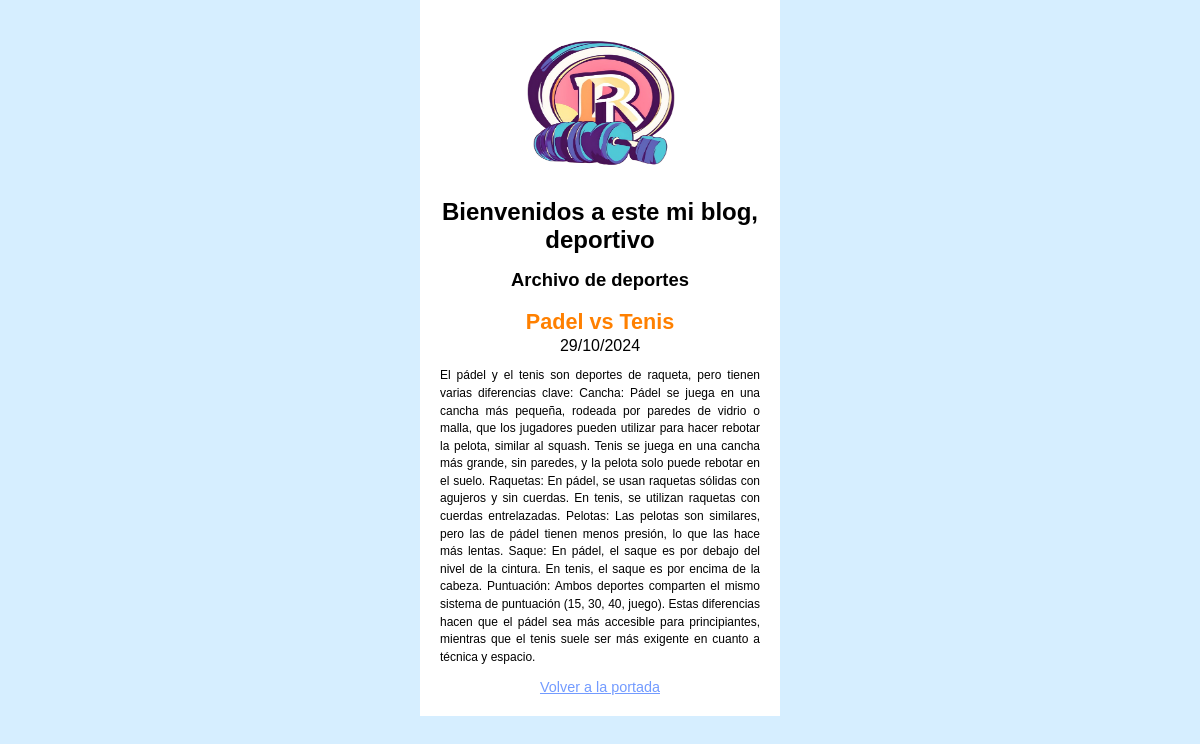
The page /deporte/3 on the database its author committed.
### blog/models.py (models this page shows, shortened)
class Post(models.Model):
    title = models.CharField(max_length=200, verbose_name="Titulo")
    content = models.TextField(verbose_name="Contenido")
    created = models.DateTimeField(auto_now_add=True,verbose_name="Creado")
    modified = models.DateTimeField(auto_now=True, verbose_name="Modificado")
    class Meta:
        verbose_name="Entrada"
        verbose_name_plural="Entradas"

### blog/views.py (the view)
# urls.py: path('deporte/<id>', post, name="post"),
def post(request, id):
    post = Post.objects.get(id=id)
    return render(request, "blog/post.html", {"post": post})

### blog/templates/blog/post.html (shortened to what this page needs)
{% extends "blog/base.html" %}
{% block content %}
    <div>
        <h3>{{post.title}}</h3>
        <span class = "date"> {{ post.created|date:"SHORT_DATE_FORMAT" }}</span>
        <p>{{post.content}}</p>
        <a href="{% url 'home' %}">Volver a la portada</a>
    </div>
{% endblock %}

### blog/static/blog/styles.css (style rules this page uses)
body { font-family: Arial, Helvetica, sans-serif; padding: 0; margin: 0; background: rgb(214, 238, 255); }
h3 { font-size: 135%; color: rgb(255, 128, 0); padding: 0.15rem 0; margin: 0; }
p { font-size: 75%; text-align: justify; line-height: 1.1rem; }
a { font-size: 90%; color: rgb(115, 155, 255); }

### rows shown on the page
Post: title "Padel vs Tenis", created "29/10/2024", content "El pádel y el tenis son deportes de raqueta, pero tienen varias diferencias clave: Cancha: Pádel se juega en una cancha más pequeña, rodeada por paredes de vidrio o malla, que los jugadores pueden utilizar para hacer rebotar la pelota, similar al squash. Tenis se juega en una cancha más grande, sin paredes, y la pelota solo puede rebotar en el suelo. Raquetas: En pádel, se usan raquetas sólidas con agujeros y sin cuerdas. En tenis, se utilizan raquetas con cuerdas entrelazadas. Pelotas: Las pelotas son similares, pero las de pádel tienen menos presión, lo que las hace más lentas. Saque: En pádel, el saque es por debajo del nivel de la cintura. En tenis, el saque es por encima de la cabeza.…"
